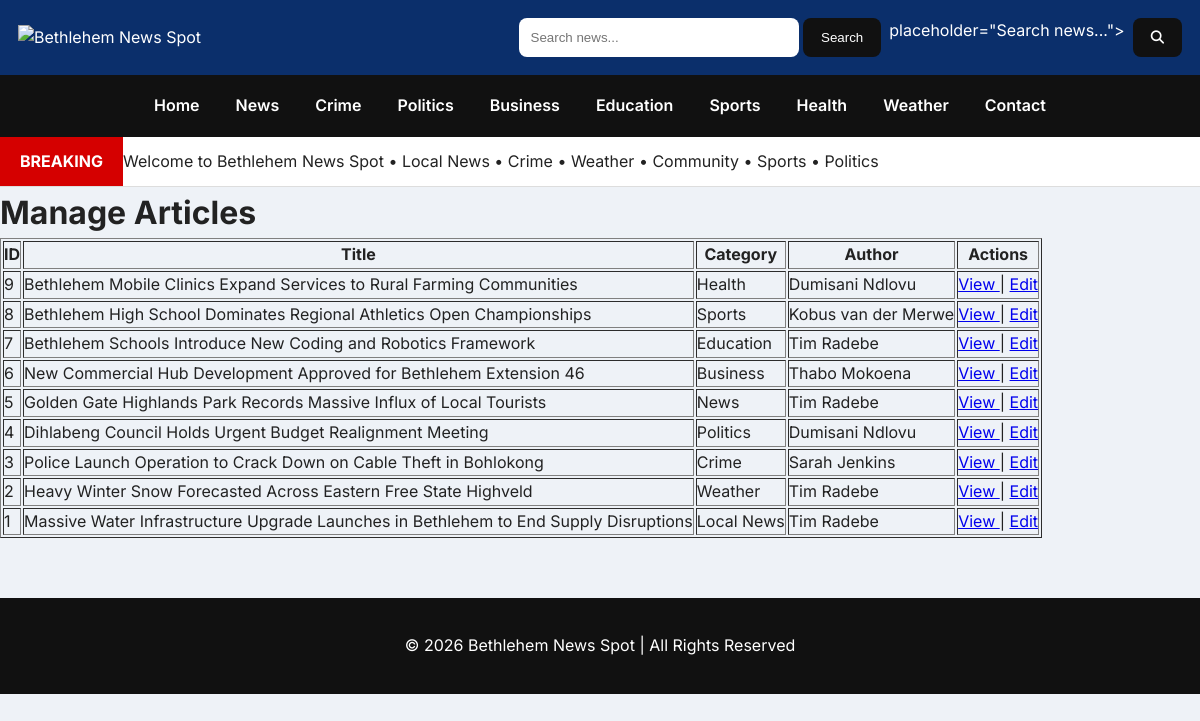
The page /admin/articles on the database its author committed.
### models/article.py (models this page shows)
class Article(db.Model):
    __tablename__ = "articles"
    id = db.Column(db.Integer, primary_key=True)
    title = db.Column(db.String(200), nullable=False)
    summary = db.Column(db.String(500), nullable=False)
    content = db.Column(db.Text, nullable=False)
    category = db.Column(db.String(100), nullable=False)
    author = db.Column(db.String(100), nullable=False)
    image = db.Column(db.String(255))
    breaking = db.Column(db.Boolean, default=False)
    featured = db.Column(db.Boolean, default=False)
    views = db.Column(db.Integer, default=0)
    created_at = db.Column(db.DateTime, default=datetime.utcnow)

### routes/admin.py (the view)
@admin_bp.route("/articles")
def list_articles():
    articles = get_all_articles_admin()
    return render_template(
        "admin/articles.html",
        articles=articles
    )

### services/article_service.py (called while the page is built)
def get_all_articles_admin():
    return Article.query.order_by(Article.created_at.desc()).all()

### templates/admin/articles.html (shortened to what this page needs)
{% extends "base.html" %}
{% block content %}
<h1>Manage Articles</h1>
<table border="1" cellpadding="8">
<tr>
<th>ID</th>
<th>Title</th>
<th>Category</th>
<th>Author</th>
<th>Actions</th>
</tr>
{% for article in articles %}
<tr>
<td>{{ article.id }}</td>
<td>{{ article.title }}</td>
<td>{{ article.category }}</td>
<td>{{ article.author }}</td>
<td>
<a href="{{ url_for('articles.article', article_id=article.id) }}">
View
</a>
|
<a href="{{ url_for('admin.edit_article', article_id=article.id) }}">
Edit
</a>
</td>
</tr>
{% endfor %}
</table>
{% endblock %}

### static/css/main.css (style rules this page uses)
* { margin:0; padding:0; box-sizing:border-box; }
body { font-family:'Inter',sans-serif; background:#eef2f7; color:#222; line-height:1.6; }

### rows shown on the page
Article: id "9", title "Bethlehem Mobile Clinics Expand Services to Rural Farming Communities", category "Health", author "Dumisani Ndlovu"
Article: id "8", title "Bethlehem High School Dominates Regional Athletics Open Championships", category "Sports", author "Kobus van der Merwe"
Article: id "7", title "Bethlehem Schools Introduce New Coding and Robotics Framework", category "Education", author "Tim Radebe"
Article: id "6", title "New Commercial Hub Development Approved for Bethlehem Extension 46", category "Business", author "Thabo Mokoena"
Article: id "5", title "Golden Gate Highlands Park Records Massive Influx of Local Tourists", category "News", author "Tim Radebe"
Article: id "4", title "Dihlabeng Council Holds Urgent Budget Realignment Meeting", category "Politics", author "Dumisani Ndlovu"
Article: id "3", title "Police Launch Operation to Crack Down on Cable Theft in Bohlokong", category "Crime", author "Sarah Jenkins"
Article: id "2", title "Heavy Winter Snow Forecasted Across Eastern Free State Highveld", category "Weather", author "Tim Radebe"
Article: id "1", title "Massive Water Infrastructure Upgrade Launches in Bethlehem to End Supply Disruptions", category "Local News", author "Tim Radebe"
